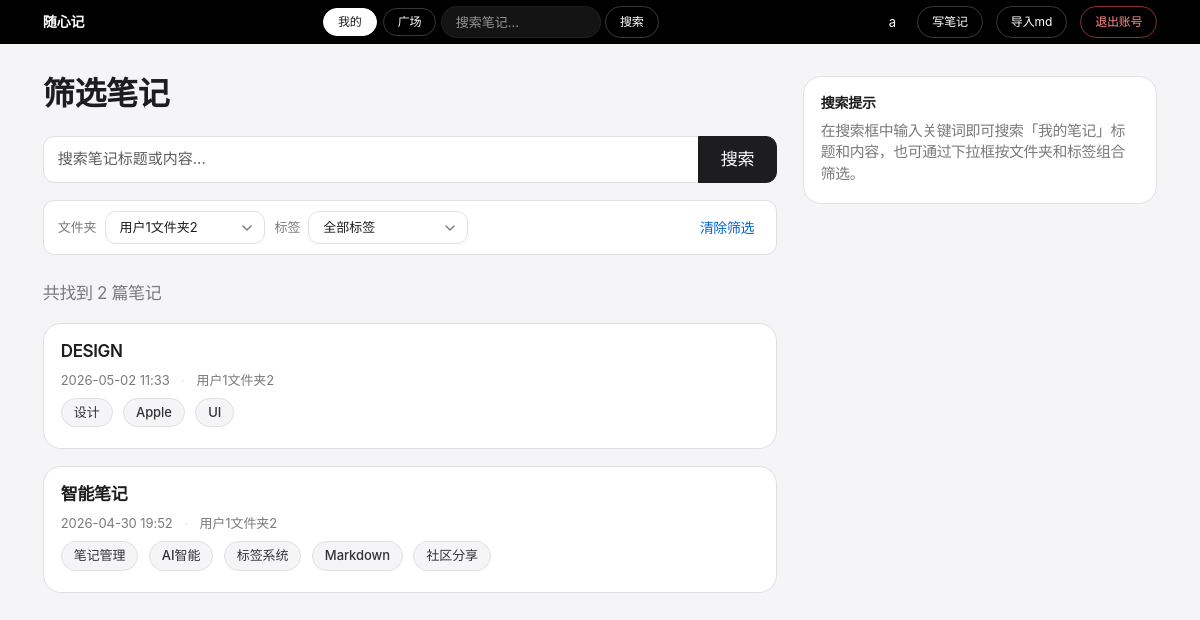
Page /search?folder_id=2 (signed in) on the committed database.
### app.py (models this page shows)
class User(UserMixin, db.Model):
    id       = db.Column(db.Integer, primary_key=True)
    username = db.Column(db.String(80), unique=True, nullable=False)
    password = db.Column(db.String(200), nullable=False)
    notes    = db.relationship('Note', backref='author', lazy=True)
    comments = db.relationship('Comment', backref='author', lazy=True)

class Folder(db.Model):
    id      = db.Column(db.Integer, primary_key=True)
    name    = db.Column(db.String(100), nullable=False)
    user_id = db.Column(db.Integer, db.ForeignKey('user.id'), nullable=False)
    notes   = db.relationship('Note', backref='folder', lazy=True)

class Note(db.Model):
    id         = db.Column(db.Integer, primary_key=True)
    title      = db.Column(db.String(200), nullable=False)
    content    = db.Column(db.Text, nullable=False)
    created_at = db.Column(db.DateTime, default=datetime.utcnow)
    updated_at = db.Column(db.DateTime, default=datetime.utcnow)  # 手动在 edit 时刷新
    user_id    = db.Column(db.Integer, db.ForeignKey('user.id'), nullable=False)
    folder_id  = db.Column(db.Integer, db.ForeignKey('folder.id'), nullable=True)
    is_public  = db.Column(db.Boolean, default=False)
    is_deleted = db.Column(db.Boolean, default=False)
    deleted_at = db.Column(db.DateTime, nullable=True)
    tags       = db.relationship('Tag', secondary=note_tags, backref='notes')
    comments   = db.relationship('Comment', backref='note', lazy=True, order_by='Comment.created_at.desc()', cascade='all, delete-orphan')
    versions   = db.relationship('NoteVersion', backref='note', lazy=True, order_by='NoteVersion.created_at.desc()', cascade='all, delete-orphan')

class Tag(db.Model):
    id   = db.Column(db.Integer, primary_key=True)
    name = db.Column(db.String(50), unique=True, nullable=False)

### app.py (the view)
@app.route('/search')
@login_required
def search():
    query    = request.args.get('q', '').strip()
    scope    = request.args.get('scope', 'mine')
    folder_id = request.args.get('folder_id')
    tag_id    = request.args.get('tag_id')
    if scope == 'plaza':
        return redirect(url_for('plaza', q=query))
    q = Note.query.filter_by(user_id=current_user.id, is_deleted=False)
    if query:
        q = q.filter(Note.title.contains(query) | Note.content.contains(query))
    if folder_id:
        q = q.filter_by(folder_id=folder_id)
    if tag_id:
        tag = db.session.get(Tag, int(tag_id))
        if tag:
            q = q.filter(Note.tags.contains(tag))
    notes = q.order_by(Note.created_at.desc()).all()
    folders = Folder.query.filter_by(user_id=current_user.id).all()
    tags = (Tag.query
            .join(note_tags)
            .join(Note)
            .filter(Note.user_id == current_user.id, Note.is_deleted == False)
            .distinct().all())
    return render_template('search.html', notes=notes, query=query,
                           scope=scope, folders=folders, tags=tags,
                           current_folder_id=int(folder_id) if folder_id else None,
                           current_tag_id=int(tag_id) if tag_id else None)

### app.py (called while the page is built)
@app.template_filter('local_time')
def local_time(dt):
    if dt is None:
        return ''
    beijing = timezone(timedelta(hours=8))
    return dt.replace(tzinfo=timezone.utc).astimezone(beijing).strftime('%Y-%m-%d %H:%M')

@app.template_filter('highlight')
def highlight(text, query):
    if not query:
        return text
    pattern = re.compile(re.escape(query), re.IGNORECASE)
    return pattern.sub(f'<mark>{query}</mark>', text)

@login_manager.user_loader
def load_user(user_id):
    return db.session.get(User, int(user_id))

### templates/search.html (shortened to what this page needs)
{% extends 'base.html' %}
{% block content %}
<div class="row">
    <div class="col-md-8">
        <h2 class="display-title">筛选笔记</h2>
        <form method="GET" action="/search" id="searchForm" class="mb-3">
            <div class="input-group">
                <input type="text" name="q" value="{{ query }}" class="form-control"
                    placeholder="搜索笔记标题或内容...">
                <button type="submit" class="btn btn-dark">搜索</button>
            </div>
        </form>
        <form method="GET" action="/search" class="filter-bar mb-4" id="filterForm">
            <div class="filter-item">
                <span class="filter-label">文件夹</span>
                <div class="apple-select" data-target="folderIdInput">
                    <button type="button" class="apple-select-trigger" aria-haspopup="listbox" aria-expanded="false">
                        <span class="apple-select-text">
                            {% if current_folder_id %}
                                {% for folder in folders %}{% if folder.id == current_folder_id %}{{ folder.name }}{% endif %}{% endfor %}
                            {% else %}全部文件夹{% endif %}
                        </span>
                        <svg class="apple-select-arrow" width="10" height="6" viewBox="0 0 10 6" aria-hidden="true">
                            <path fill="none" stroke="currentColor" stroke-linecap="round" stroke-linejoin="round" stroke-width="1.4" d="M1 1l4 4 4-4"/>
                        </svg>
                    </button>
                </div>
            </div>
            <div class="filter-item">
                <span class="filter-label">标签</span>
                <div class="apple-select" data-target="tagIdInput">
                    <button type="button" class="apple-select-trigger" aria-haspopup="listbox" aria-expanded="false">
                        <span class="apple-select-text">
                            {% if current_tag_id %}
                                {% for tag in tags %}{% if tag.id == current_tag_id %}{{ tag.name }}{% endif %}{% endfor %}
                            {% else %}全部标签{% endif %}
                        </span>
                        <svg class="apple-select-arrow" width="10" height="6" viewBox="0 0 10 6" aria-hidden="true">
                            <path fill="none" stroke="currentColor" stroke-linecap="round" stroke-linejoin="round" stroke-width="1.4" d="M1 1l4 4 4-4"/>
                        </svg>
                    </button>
                </div>
            </div>
            {% if query or current_folder_id or current_tag_id %}
            <a href="/search" class="btn-link-apple ms-auto">清除筛选</a>
            {% endif %}
        </form>
        <p class="text-muted mb-3">
            {% if query or current_folder_id or current_tag_id %}
            共找到 {{ notes|length }} 篇笔记
            {% else %}
            全部笔记 · 共 {{ notes|length }} 篇
            {% endif %}
        </p>
        {% for note in notes %}
        <div class="card mb-3 p-3">
            <h5 class="mb-2">
                <a href="/notes/{{ note.id }}?highlight={{ query }}" class="note-title-link">
                    {{ note.title | highlight(query) | safe }}
                </a>
            </h5>
            <div class="note-meta mb-2">
                <span>{{ note.created_at | local_time }}</span>
                {% if note.folder %}
                <span class="sep">·</span>
                <span>{{ note.folder.name }}</span>
                {% endif %}
            </div>
            {% if note.tags %}
            <div>
                {% for tag in note.tags %}
                <a href="/tags/{{ tag.id }}" class="tag-badge tag-color-{{ tag.id % 8 }}">{{ tag.name }}</a>
                {% endfor %}
            </div>
            {% endif %}
        </div>
        {% endfor %}
    </div>
    <div class="col-md-4">
        <div class="card p-3">
            <h6 class="mb-2">搜索提示</h6>
            <p class="small text-muted mb-0">
                在搜索框中输入关键词即可搜索「我的笔记」标题和内容，也可通过下拉框按文件夹和标签组合筛选。
            </p>
        </div>
    </div>
</div>
{% endblock %}

### templates/base.html (shortened to what this page needs)
<!DOCTYPE html>
<html>
<head>
    <link href="https://cdn.jsdelivr.net/npm/bootstrap@5.3.0/dist/css/bootstrap.min.css" rel="stylesheet">
    <link rel="stylesheet" href="https://cdn.jsdelivr.net/npm/easymde/dist/easymde.min.css">
</head>
<body>
    <nav class="navbar navbar-dark mb-4">
        <div class="container">
            <a class="navbar-brand fw-bold" href="/">随心记</a>
            {% if current_user.is_authenticated %}
            <form class="d-flex align-items-center me-2" method="GET" action="/search" id="navSearchForm">
                <div class="btn-group btn-group-sm me-1" role="group">
                    <label class="btn btn-outline-light" for="nav-scope-mine">我的</label>
                    <label class="btn btn-outline-light" for="nav-scope-plaza">广场</label>
                </div>
                <input type="text" name="q" class="form-control form-control-sm me-1" placeholder="搜索笔记..."
                    style="width:160px">
                <button type="submit" class="btn btn-sm btn-outline-light">搜索</button>
            </form>
            <div>
                <a href="/profile" class="text-white text-decoration-none me-3">{{ current_user.username }}</a>
                <a href="/notes/new" class="btn btn-sm btn-outline-light me-2">写笔记</a>
                <form method="POST" action="/notes/import" enctype="multipart/form-data" class="d-inline">
                    <label class="btn btn-sm btn-outline-light me-2">
                        导入md
                    </label>
                </form>
                <a href="/logout" class="btn btn-sm btn-outline-danger" data-confirm="确定要退出账号吗？">退出账号</a>
            </div>
            {% endif %}
        </div>
    </nav>
    <div class="container">
        {% block content %}{% endblock %}
    </div>
</body>
</html>

### templates/search.html (style rules this page uses)
.filter-bar { display: flex; align-items: center; flex-wrap: wrap; gap: 10px; padding: 10px 14px; background-color: var(--color-canvas); border: 1px solid var(--color-hairline); border-radius: var(--radius-md); }
.filter-item { display: inline-flex; align-items: center; gap: 8px; }
.filter-label { font-size: 13px; color: var(--color-ink-muted-48); letter-spacing: -0.08px; }
.apple-select { position: relative; display: inline-block; min-width: 160px; }
.apple-select-trigger { width: 100%; display: inline-flex; align-items: center; justify-content: space-between; gap: 10px; border: 1px solid var(--color-hairline); border-radius: var(--radius-md); padding: 6px 12px 6px 14px; font-size: 13px; color: var(--color-ink); background-color: var(--color-canvas); cursor: pointer; transition: border-color .2s ease, background-color .2s ease, box-shadow .2s ease; }
.apple-select-text { flex: 1; text-align: left; white-space: nowrap; overflow: hidden; text-overflow: ellipsis; }
.apple-select-arrow { flex-shrink: 0; color: var(--color-ink-muted-48); transition: transform .2s ease; }

### rows in the picture
User: username "a"
Folder: name "用户1文件夹2"
Note: title|highlight "DESIGN", created_at|local_time "2026-05-02 11:33", folder.name "用户1文件夹2"
Tag: name "设计"
Tag: name "Apple"
Tag: name "UI"
Note: title|highlight "智能笔记", created_at|local_time "2026-04-30 19:52", folder.name "用户1文件夹2"
Tag: name "笔记管理"
Tag: name "AI智能"
Tag: name "标签系统"
Tag: name "Markdown"
Tag: name "社区分享"

### other values in the picture
{{ notes|length }} "2"
